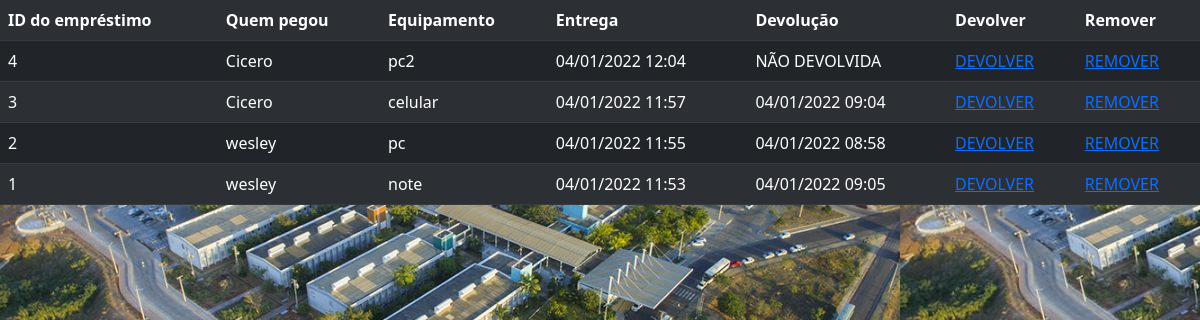
Page /equipamento/listar_emprestimos (signed in) on the committed database.
### Emprestimo.py (models this page shows)
class Emprestimo(db.Model):
    id = db.Column(db.Integer, primary_key=True)
    id_usuario = db.Column(db.Integer,db.ForeignKey('usuario.id'))
    id_equipamento = db.Column(db.Integer,db.ForeignKey('equipamento.id'))
    data_emprestimo = db.Column(db.DateTime,unique=False,nullable=False,default=func.now())
    data_devolucao = db.Column(db.DateTime,unique=False,nullable=True)

### Usuarios.py (models this page shows)
class Usuario(db.Model):
    id = db.Column(db.Integer, primary_key=True)
    name = db.Column(db.String(200), unique=False, nullable=False)
    username = db.Column(db.String(80), unique=True, nullable=False)
    email = db.Column(db.String(120), unique=True, nullable=True)
    password = db.Column(db.String(80), unique=False, nullable=False)
    emprestimo = db.relationship('Emprestimo',backref='usuario', lazy=True)

### Equipamentos.py (models this page shows)
class Equipamento(db.Model):
    id = db.Column(db.Integer, primary_key=True)
    nome = db.Column(db.String(20), unique=False, nullable=False)
    disponivel = db.Column(db.Boolean, default=True)
    emprestimo = db.relationship('Emprestimo',backref='equipamento',lazy=True)

### app.py (the view)
@app.route('/equipamento/listar_emprestimos')
def listar_emprestimos():
    if session.get('autenticado',False)==False:
       return (redirect(url_for('login')))
    emprestimos = Emprestimo.query.order_by(Emprestimo.data_emprestimo.desc()).all()
    return(render_template('emprestimos.html',emprestimos=emprestimos))

### templates/emprestimos.html
{% extends "base.html" %}
{% block conteudo %}
<table class="table table-dark table-striped">
    <tr>
        <th>ID do empréstimo</th>
        <th>Quem pegou</th>
        <th>Equipamento</th>
        <th>Entrega</th>
        <th>Devolução</th>
        <th>Devolver</th>
        <th>Remover</th>
    </tr>
    {% for emprestimo in emprestimos %}
        <tr>
            <td>{{emprestimo.id}}</td>
            <td>{{emprestimo.usuario.name}}</td>
            <td>{{emprestimo.equipamento.nome}}</td>
            <td>{{emprestimo.data_emprestimo.strftime('%d/%m/%Y %H:%M')}}</td>
            {% if emprestimo.data_devolucao is not none %}
                <td>{{emprestimo.data_devolucao.strftime('%d/%m/%Y %H:%M')}}</td>
            {% else %}
                <td>NÃO DEVOLVIDA</td>
            {% endif %}
            <td><a href="{{url_for('devolver_equipamento',id_emprestimo=emprestimo.id)}}">DEVOLVER</a></td>
            <td><a href="{{url_for('remover_emprestimo',id_emprestimo=emprestimo.id)}}">REMOVER </a></td>
        </tr>
    {% endfor %}
</table>
{% endblock %}

### rows in the picture
Emprestimo: id "4", usuario.name "Cicero", equipamento.nome "pc2", data_emprestimo "04/01/2022 12:04", shows "NÃO DEVOLVIDA"
Emprestimo: id "3", usuario.name "Cicero", equipamento.nome "celular", data_emprestimo "04/01/2022 11:57", data_devolucao "04/01/2022 09:04"
Emprestimo: id "2", usuario.name "wesley", equipamento.nome "pc", data_emprestimo "04/01/2022 11:55", data_devolucao "04/01/2022 08:58"
Emprestimo: id "1", usuario.name "wesley", equipamento.nome "note", data_emprestimo "04/01/2022 11:53", data_devolucao "04/01/2022 09:05"
